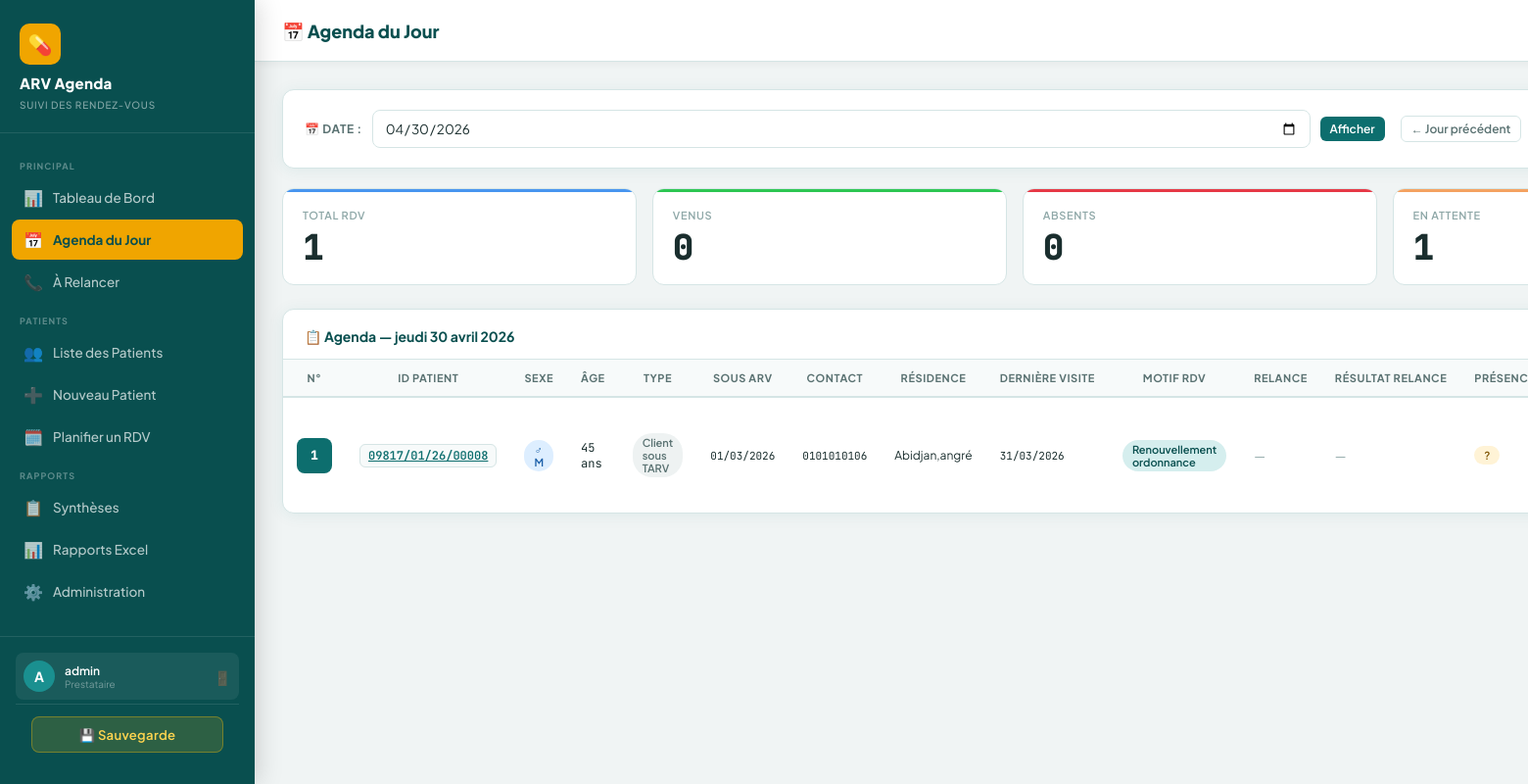
/agenda/?date=2026-04-30 (signed in), run on the app's committed database.
### agenda/models.py (models this page shows, shortened)
class RendezVous(models.Model):
    numero_ordre = models.PositiveIntegerField(verbose_name="N° d'ordre (Colonne A)")
    patient = models.ForeignKey(Patient, on_delete=models.CASCADE, related_name='rendez_vous')
    date_rdv = models.DateField(verbose_name="Date du RDV")
    date_derniere_visite = models.DateField(verbose_name="Date de la dernière visite")
    motif_rdv = models.CharField(max_length=255, blank=True)
    motif_rdv_autre = models.CharField(max_length=200, blank=True, verbose_name="Motif autre (préciser)")
    date_relance_preventive = models.DateField(null=True, blank=True, verbose_name="Date relance préventive (J-2)")
    moyen_relance_preventive = models.CharField(max_length=1, choices=MOYEN_RELANCE_CHOICES, blank=True, verbose_name="Moyen relance préventive")
    resultat_relance_preventive = models.CharField(max_length=2, choices=RESULTAT_RELANCE_CHOICES, blank=True, verbose_name="Résultat relance préventive")
    date_relance_absence = models.DateField(null=True, blank=True, verbose_name="Date relance absence (J+7)")
    moyen_relance_absence = models.CharField(max_length=1, choices=MOYEN_RELANCE_CHOICES, blank=True, verbose_name="Moyen relance absence")
    resultat_relance_absence = models.CharField(max_length=2, choices=RESULTAT_RELANCE_CHOICES, blank=True, verbose_name="Résultat relance absence")
    date_rdv_reprogramme = models.DateField(null=True, blank=True, verbose_name="Date RDV reprogrammé")
    est_venu = models.BooleanField(null=True, verbose_name="Patient venu au RDV")
    date_prochain_rdv = models.DateField(null=True, blank=True, verbose_name="Date prochain RDV")
    motif_prochain_rdv = models.CharField(max_length=200, blank=True, verbose_name="Motif du prochain RDV")
    motif_non_venue = models.CharField(max_length=200, blank=True, verbose_name="Motif de non-venue")
    cree_par = models.ForeignKey(User, on_delete=models.SET_NULL, null=True, related_name='rdv_crees')
    date_creation = models.DateTimeField(auto_now_add=True)
    date_modification = models.DateTimeField(auto_now=True)
    class Meta:
        verbose_name = "Rendez-vous"
        verbose_name_plural = "Rendez-vous"
        ordering = ['date_rdv', 'numero_ordre']
    def get_motifs_labels(self):
        if not self.motif_rdv:
            return ""
        choix_dict = dict(MOTIF_RDV_CHOICES)
        codes = self.motif_rdv.split(',')
        labels = [choix_dict.get(code.strip(), code.strip()) for code in codes]
        return ", ".join(labels)

class Patient(models.Model):
    numero_unique = models.CharField(max_length=50, unique=True, verbose_name="N° Unique d'identification")
    code_etablissement = models.CharField(max_length=20, verbose_name="Code établissement")
    numero_site = models.CharField(max_length=20, blank=True, verbose_name="N° Site")
    sexe = models.CharField(max_length=1, choices=SEXE_CHOICES, verbose_name="Sexe")
    age = models.PositiveIntegerField(verbose_name="Âge")
    age_en_mois = models.BooleanField(default=False, verbose_name="Âge en mois (< 2 ans)")
    type_client = models.CharField(max_length=1, choices=TYPE_CLIENT_CHOICES, verbose_name="Type de client")
    population_cles = models.CharField(max_length=10, choices=POPULATION_CLES_CHOICES, blank=True, verbose_name="Population clés")
    date_mise_sous_arv = models.DateField(verbose_name="Date de mise sous ARV")
    contact_telephone = models.CharField(max_length=20, verbose_name="Contact téléphonique")
    residence_adresse = models.CharField(max_length=255, verbose_name="Résidence/Adresse géographique")
    cree_par = models.ForeignKey(User, on_delete=models.SET_NULL, null=True, related_name='patients_crees')
    date_creation = models.DateTimeField(auto_now_add=True)
    class Meta:
        verbose_name = "Patient"
        verbose_name_plural = "Patients"
    @property
    def age_display(self):
        if self.age_en_mois:
            return f"{self.age} mois"
        return f"{self.age} ans"
    def get_type_client_display(self):
        if not self.type_client:
            return ""
        choix_dict = dict(TYPE_CLIENT_CHOICES)
        codes = self.type_client.split(',')
        labels = [choix_dict.get(code.strip(), code.strip()) for code in codes]
        return ", ".join(labels)

### agenda/views.py (the view)
# urls.py: path('agenda/', views.agenda_jour, name='agenda_jour'),
@login_required
def agenda_jour(request):
    form = DateFilterForm(request.GET)
    selected_date = date.today()
    if form.is_valid() and form.cleaned_data.get('date'):
        selected_date = form.cleaned_data['date']
    rdv_list = get_rdv_queryset(request.user).filter(
        date_rdv=selected_date).select_related('patient').order_by('numero_ordre')
    return render(request, 'agenda/agenda_jour.html', {
        'rdv_list': rdv_list,
        'selected_date': selected_date,
        'form': form,
        'prev_date': (selected_date - timedelta(days=1)).strftime('%Y-%m-%d'),
        'next_date': (selected_date + timedelta(days=1)).strftime('%Y-%m-%d'),
        'stats': {
            'total':      rdv_list.count(),
            'venus':      rdv_list.filter(est_venu=True).count(),
            'absents':    rdv_list.filter(est_venu=False).count(),
            'en_attente': rdv_list.filter(est_venu__isnull=True).count(),
        },
    })

### agenda/forms.py
class DateFilterForm(forms.Form):
    date = forms.DateField(
        required=False,
        widget=forms.DateInput(attrs={'class': 'form-control', 'type': 'date'}),
        label="Date du RDV",
        initial=timezone.now().date,
    )

### agenda/models.py (called while the page is built)
def get_rdv_queryset(user):
    from django.db.models import Q
    qs = RendezVous.objects.all()
    if user.groups.filter(name=GROUP_PTME).exists():
        return qs.filter(
            Q(patient__age__lte=PTME_AGE_MAX) | Q(patient__type_client__in=PTME_TYPES)
        )
    elif user.groups.filter(name=GROUP_ADULTE).exists():
        return qs.filter(patient__age__gt=PTME_AGE_MAX).exclude(
            patient__type_client__in=PTME_TYPES
        )
    return qs

### templates/agenda/agenda_jour.html (shortened to what this page needs)
{% extends 'base.html' %}
{% block page_title %}📅 Agenda du Jour{% endblock %}
{% block content %}
<div class="card mb-3">
  <div class="card-body" style="display:flex;align-items:center;gap:16px;flex-wrap:wrap;">
    <form method="get" style="display:flex;align-items:center;gap:10px;flex:1;">
      <label class="form-label" style="margin:0;white-space:nowrap;">📅 Date :</label>
      {{ form.date }}
      <button type="submit" class="btn btn-primary btn-sm">Afficher</button>
    </form>
    <div style="display:flex;gap:10px;">
      <a href="?date={{ selected_date|date:'Y-m-d'|add:'-1' }}" class="btn btn-ghost btn-sm">← Jour précédent</a>
    </div>
  </div>
</div>
<div class="stat-grid" style="grid-template-columns:repeat(4,1fr);">
  <div class="stat-card info">
    <div class="stat-label">Total RDV</div>
    <div class="stat-value">{{ stats.total }}</div>
  </div>
  <div class="stat-card success">
    <div class="stat-label">Venus</div>
    <div class="stat-value">{{ stats.venus }}</div>
  </div>
  <div class="stat-card danger">
    <div class="stat-label">Absents</div>
    <div class="stat-value">{{ stats.absents }}</div>
  </div>
  <div class="stat-card warning">
    <div class="stat-label">En Attente</div>
    <div class="stat-value">{{ stats.en_attente }}</div>
  </div>
</div>
<div class="card">
  <div class="card-header">
    <span class="card-title">📋 Agenda — {{ selected_date|date:"l d F Y" }}</span>
  </div>
  {% if rdv_list %}
  <div class="table-wrapper">
    <table class="arv-table">
      <thead>
        <tr>
          <th title="Colonne A">N°</th>
          <th title="Colonne B">ID Patient</th>
          <th title="Colonne C">Sexe</th>
          <th title="Colonne D">Âge</th>
          <th title="Colonne E">Type</th>
          <th title="Colonne F">Sous ARV</th>
          <th title="Colonne G">Contact</th>
          <th title="Colonne H">Résidence</th>
          <th title="Colonne I">Dernière Visite</th>
          <th title="Colonne J">Motif RDV</th>
          <th title="Colonne K">Relance</th>
          <th title="Colonne L">Résultat Relance</th>
          <th title="Colonne M">Présence</th>
        </tr>
      </thead>
      <tbody>
        {% for rdv in rdv_list %}
        <tr>
          <td><div class="agenda-num">{{ rdv.numero_ordre }}</div></td>
          <td><a href="{% url 'patient_detail' rdv.patient.pk %}" class="patient-id">{{ rdv.patient.numero_unique }}</a></td>
          <td>
            {% if rdv.patient.sexe == 'M' %}
            <span class="badge badge-info">♂ M</span>
            {% else %}
            <span class="badge badge-warning">♀ F</span>
            {% endif %}
          </td>
          <td class="mono">{{ rdv.patient.age_display }}</td>
          <td><span class="badge badge-secondary" >{{ rdv.patient.get_type_client_display }}</span></td>
          <td class="mono" style="font-size:11px;">{{ rdv.patient.date_mise_sous_arv|date:"d/m/Y" }}</td>
          <td class="mono" style="font-size:11px;">{{ rdv.patient.contact_telephone }}</td>
          <td style="font-size:12px;max-width:120px;overflow:hidden;text-overflow:ellipsis;white-space:nowrap;" title="{{ rdv.patient.residence_adresse }}">
            {{ rdv.patient.residence_adresse }}
          </td>
          <td class="mono" style="font-size:11px;">{{ rdv.date_derniere_visite|date:"d/m/Y" }}</td>
          <td>
            <span class="badge badge-primary">
              {{ rdv.get_motifs_labels }}
            </span>
          </td>
          <td>
            {% if rdv.date_relance %}
            <span class="mono" style="font-size:11px;">{{ rdv.date_relance|date:"d/m" }}</span><br>
            <span class="badge badge-secondary" style="font-size:10px;">{{ rdv.get_moyen_relance_display|truncatechars:10 }}</span>
            {% else %}
            <span class="text-muted">—</span>
            {% endif %}
          </td>
          <td>
            {% if rdv.resultat_relance %}
            <span class="badge badge-info" style="font-size:10px;">{{ rdv.resultat_relance }}</span>
            {% else %}
            <span class="text-muted">—</span>
            {% endif %}
          </td>
          <td>
            {% if rdv.est_venu == True %}<span class="badge badge-success">✓ OUI</span>
            {% elif rdv.est_venu == False %}<span class="badge badge-danger">✗ NON</span>
            {% else %}<span class="badge badge-warning">?</span>{% endif %}
          </td>
        </tr>
        {% endfor %}
      </tbody>
    </table>
  </div>
  {% endif %}
</div>
{% endblock %}

### templates/base.html (shortened to what this page needs)
<!DOCTYPE html>
<html lang="fr">
<head>
  {% load static %}
  <link rel="stylesheet" href="{% static 'css/main.css' %}">
</head>
<body>
{% if user.is_authenticated %}
<aside class="sidebar">
  <div class="sidebar-brand">
    <div class="brand-icon">💊</div>
    {% if user.groups.all|length > 0 %}
      {% for group in user.groups.all %}
        {% if group.name == 'Agenda PTME' %}<h1>ARV Agenda</h1><small>Agenda PTME</small>
        {% elif group.name == 'Agenda Adulte' %}<h1>ARV Agenda</h1><small>Agenda Adulte</small>
        {% endif %}
      {% endfor %}
    {% else %}<h1>ARV Agenda</h1><small>Suivi des Rendez-Vous</small>
    {% endif %}
  </div>
  <nav class="sidebar-nav">
    <div class="nav-section-title">Principal</div>
    <a href="{% url 'dashboard' %}" class="nav-link {% if request.resolver_match.url_name == 'dashboard' %}active{% endif %}">
      <span class="icon">📊</span> Tableau de Bord
    </a>
    <a href="{% url 'agenda_jour' %}" class="nav-link {% if request.resolver_match.url_name == 'agenda_jour' %}active{% endif %}">
      <span class="icon">📅</span> Agenda du Jour
    </a>
    <a href="{% url 'a_relancer_list' %}" class="nav-link {% if request.resolver_match.url_name == 'a_relancer_list' %}active{% endif %}">
      <span class="icon">📞</span> À Relancer
    </a>
    <div class="nav-section-title">Patients</div>
    <a href="{% url 'patient_list' %}" class="nav-link {% if 'patient' in request.resolver_match.url_name %}active{% endif %}">
      <span class="icon">👥</span> Liste des Patients
    </a>
    <a href="{% url 'patient_create' %}" class="nav-link">
      <span class="icon">➕</span> Nouveau Patient
    </a>
    <a href="{% url 'rdv_create' %}" class="nav-link">
      <span class="icon">🗓️</span> Planifier un RDV
    </a>
    <div class="nav-section-title">Rapports</div>
    <a href="{% url 'synthese_list' %}" class="nav-link {% if 'synthese' in request.resolver_match.url_name %}active{% endif %}">
      <span class="icon">📋</span> Synthèses
    </a>
    <a href="{% url 'rapport_page' %}" class="nav-link {% if request.resolver_match.url_name == 'rapport_page' or request.resolver_match.url_name == 'rapport_export' %}active{% endif %}">
      <span class="icon">📊</span> Rapports Excel
    </a>
    {% if user.is_staff %}
    <a href="/admin/" class="nav-link">
      <span class="icon">⚙️</span> Administration
    </a>
    {% endif %}
  </nav>
  <div class="sidebar-footer">
    <div class="user-info">
      <div class="user-avatar">{{ user.username|slice:":1"|upper }}</div>
      <div class="user-details">
        <div class="user-name">{{ user.get_full_name|default:user.username }}</div>
        <div class="user-role">
        {% for group in user.groups.all %}
          {% if group.name == 'Agenda PTME' or group.name == 'Agenda Adulte' %}{{ group.name }}{% endif %}
        {% empty %}Prestataire{% endfor %}
      </div>
      </div>
      <form method="POST" action="{% url 'logout' %}" class="logout-form">
        <button type="submit" class="btn-logout" title="Déconnexion">🚪</button>
      </form>
    </div>
    {% if user.is_staff %}
    <div class="sidebar-backup">
      <a href="{% url 'backup_download' %}"
         class="btn-backup"
         onclick="return confirm('Lancer une sauvegarde complète du système ?')"
         title="Sauvegarder la base de données et les fichiers">
        💾 Sauvegarde
      </a>
    </div>
    {% endif %}
  </div>
</aside>
<div class="main-content">
  <div class="topbar">
    <span class="topbar-title">{% block page_title %}ARV Agenda{% endblock %}</span>
  </div>
  <div class="page-content">
    {% block content %}{% endblock %}
  </div>
</div>
{% else %}
{% block auth_content %}{% endblock %}
{% endif %}
</body>
</html>

### data on the page
RendezVous: numero_ordre "1", patient.numero_unique "09817/01/26/00008", shows "♂ M", patient.age_display "45 ans", patient.type_client "Client sous TARV", patient.date_mise_sous_arv "01/03/2026", patient.contact_telephone "0101010106", patient.residence_adresse "Abidjan,angré", date_derniere_visite "31/03/2026", get_motifs_labels "Renouvellement ordonnance"

### other printed values
{{ user.username|slice:":1"|upper }} "A"
{{ user.get_full_name|default:user.username }} "admin"
{{ stats.total }} "1"
{{ stats.venus }} "0"
{{ stats.absents }} "0"
{{ stats.en_attente }} "1"
{{ selected_date|date:"l d F Y" }} "jeudi 30 avril 2026"
